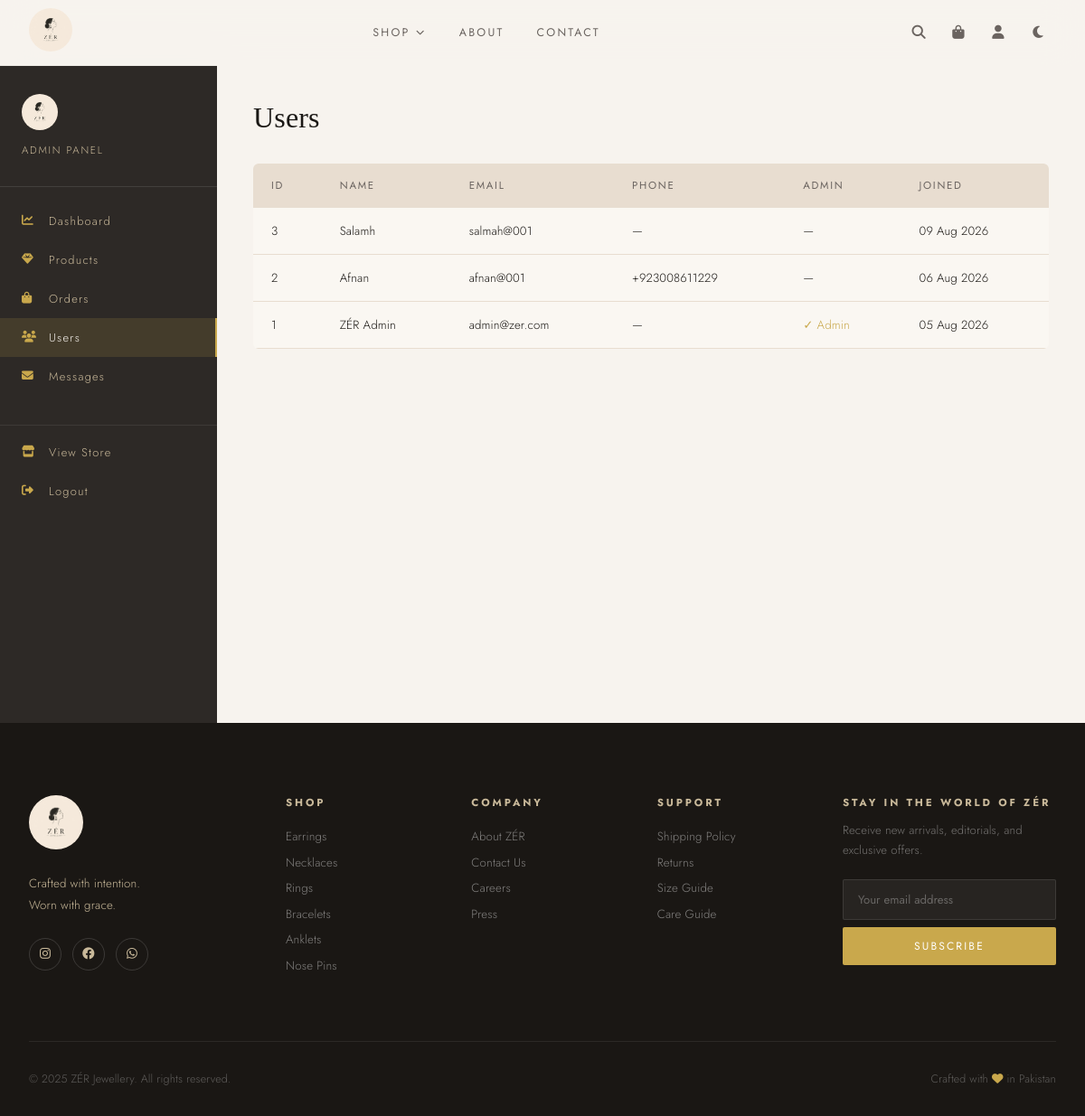
Before: /admin/users (signed in) with the older database file.
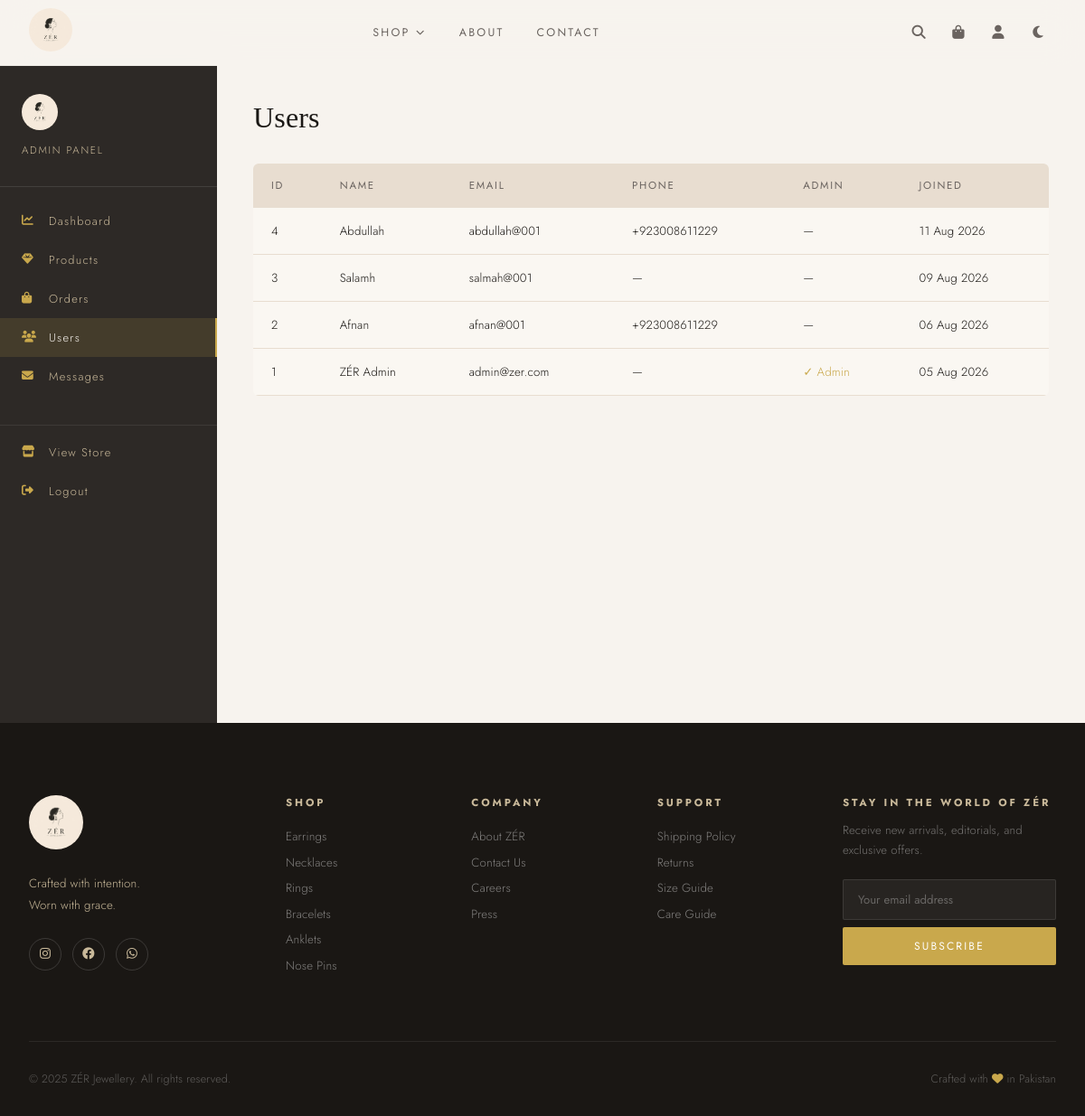
After: the same page with the newer database file.
### app.py (models this page shows)
class User(db.Model):
    id = db.Column(db.Integer, primary_key=True)
    name = db.Column(db.String(100), nullable=False)
    email = db.Column(db.String(120), unique=True, nullable=False)
    password = db.Column(db.String(200), nullable=False)
    phone = db.Column(db.String(20))
    address = db.Column(db.Text)
    is_admin = db.Column(db.Boolean, default=False)
    created_at = db.Column(db.DateTime, default=datetime.utcnow)
    orders = db.relationship('Order', backref='user', lazy=True)
    wishlist = db.relationship('Wishlist', backref='user', lazy=True)
    reviews = db.relationship('Review', backref='user', lazy=True)

### app.py (the view)
@app.route('/admin/users')
@admin_required
def admin_users():
    users = User.query.order_by(User.created_at.desc()).all()
    pending_orders, new_messages = get_admin_counts()
    return render_template(
        'admin/users.html',
        users=users,
        pending_orders=pending_orders,
        new_messages=new_messages
    )

### app.py (called while the page is built, shortened)
def get_cart():
    raw = session.get('cart', {})
    if not isinstance(raw, dict):
        return {}
    clean = {}
    return clean

def cart_count():
    return sum(item['qty'] for item in get_cart().values())

def get_wishlist_ids():
    uid = session.get('user_id')
    if uid:
        items = Wishlist.query.filter_by(user_id=uid).all()
        return [w.product_id for w in items]
    return []

def get_admin_counts():
    pending_orders = Order.query.filter_by(status='Confirmed').count()
    new_messages = ContactMessage.query.filter_by(is_read=False).count()
    return pending_orders, new_messages

@app.context_processor
def inject_globals():
    uid = session.get('user_id')
    current_user = db.session.get(User, uid) if uid else None
    return dict(
        cart_count=cart_count(),
        wishlist_ids=get_wishlist_ids(),
        current_user=current_user,
        csrf_token=csrf_token,
        categories=['Earrings','Necklaces','Rings','Bracelets','Anklets','Nose Pins']
    )

def csrf_token():
    token = session.get('_csrf_token')
    if not token:
        token = secrets.token_urlsafe(32)
        session['_csrf_token'] = token
    return token

@app.before_request
def protect_state_changing_requests():
    if request.method in {'POST', 'PUT', 'PATCH', 'DELETE'}:
        expected = session.get('_csrf_token')
        supplied = request.form.get('csrf_token') or request.headers.get('X-CSRF-Token')
        if not expected or not supplied or not secrets.compare_digest(expected, supplied):
            if request.path.startswith('/wishlist/'):
                return jsonify({'status': 'csrf_error'}), 400
            flash('Your session expired. Please try again.', 'error')
            return redirect(safe_next_url(request.referrer) or url_for('home'))

def admin_required(f):
    from functools import wraps
    @wraps(f)
    def decorated(*args, **kwargs):
        if 'user_id' not in session or not session.get('is_admin'):
            flash('Admin access required.', 'error')
            return redirect(url_for('login'))
        return f(*args, **kwargs)
    return decorated

### templates/admin/users.html
{% extends "admin/base.html" %}
{% block admin_content %}
<h1 class="admin-title">Users</h1>
<table class="admin-table">
  <thead>
    <tr><th>ID</th><th>Name</th><th>Email</th><th>Phone</th><th>Admin</th><th>Joined</th></tr>
  </thead>
  <tbody>
    {% for user in users %}
    <tr>
      <td>{{ user.id }}</td>
      <td>{{ user.name }}</td>
      <td>{{ user.email }}</td>
      <td>{{ user.phone or '—' }}</td>
      <td>{% if user.is_admin %}<span style="color:var(--gold)">✓ Admin</span>{% else %}—{% endif %}</td>
      <td>{{ user.created_at.strftime('%d %b %Y') }}</td>
    </tr>
    {% endfor %}
  </tbody>
</table>
{% endblock %}

### templates/admin/base.html (shortened to what this page needs)
{% extends "base.html" %}
{% block body_class %}admin-body{% endblock %}
{% block content %}
<div class="admin-layout">
  <aside class="admin-sidebar">
    <div class="admin-sidebar-logo">
      <img src="{{ url_for('static', filename='images/logo.jpeg') }}" alt="ZÉR">
      <p style="color:var(--beige-dark);font-size:0.72rem;letter-spacing:0.15em;text-transform:uppercase;margin-top:0.5rem">Admin Panel</p>
    </div>
    <nav class="admin-nav">
  <a href="{{ url_for('admin_dashboard') }}" class="{% if request.endpoint=='admin_dashboard' %}active{% endif %}"><i class="fas fa-chart-line"></i> Dashboard</a>
  <a href="{{ url_for('admin_products') }}" class="{% if 'product' in request.endpoint %}active{% endif %}"><i class="fas fa-gem"></i> Products</a>
  <a href="{{ url_for('admin_orders') }}" class="{% if request.endpoint=='admin_orders' %}active{% endif %}">
    <i class="fas fa-shopping-bag"></i> Orders
  </a>
  <a href="{{ url_for('admin_users') }}" class="{% if request.endpoint=='admin_users' %}active{% endif %}"><i class="fas fa-users"></i> Users</a>
  <a href="{{ url_for('admin_messages') }}" class="{% if request.endpoint=='admin_messages' %}active{% endif %}">
    <i class="fas fa-envelope"></i> Messages
  </a>
  <a href="{{ url_for('home') }}" style="margin-top:2rem;border-top:1px solid rgba(255,255,255,0.08);padding-top:1.25rem"><i class="fas fa-store"></i> View Store</a>
  <a href="{{ url_for('logout') }}"><i class="fas fa-sign-out-alt"></i> Logout</a>
</nav>
  </aside>
  <div class="admin-content">
    {% block admin_content %}{% endblock %}
  </div>
</div>
{% endblock %}

### templates/base.html (shortened to what this page needs)
<!DOCTYPE html>
<html lang="en">
<head>
<link rel="stylesheet" href="{{ url_for('static', filename='css/main.css') }}">
<link rel="stylesheet" href="https://cdnjs.cloudflare.com/ajax/libs/font-awesome/6.4.0/css/all.min.css">
</head>
<body class="{% block body_class %}{% endblock %}">
<nav class="navbar" id="navbar">
  <div class="nav-inner">
    <a href="{{ url_for('home') }}" class="nav-logo">
      <img src="{{ url_for('static', filename='images/logo.jpeg') }}" alt="ZÉR">
    </a>
<ul class="nav-links" id="navLinks">      <li class="nav-dropdown">
        <a href="{{ url_for('shop') }}" class="nav-link {% if request.endpoint=='shop' %}active{% endif %}">Shop </a>
      </li>
      <li><a href="{{ url_for('about') }}" class="nav-link {% if request.endpoint=='about' %}active{% endif %}">About</a></li>
      <li><a href="{{ url_for('contact') }}" class="nav-link {% if request.endpoint=='contact' %}active{% endif %}">Contact</a></li>
    </ul>
    <div class="nav-actions">
      <button class="nav-icon-btn" id="searchToggle" title="Search"><i class="fas fa-search"></i></button>
      <a href="{{ url_for('cart') }}" class="nav-icon-btn cart-btn" title="Cart">
        <i class="fas fa-shopping-bag"></i>
      </a>
      {% if current_user %}
      <div class="nav-user-dropdown">
        <button class="nav-icon-btn" title="Account"><i class="fas fa-user"></i></button>
      </div>
      {% else %}
      <a href="{{ url_for('login') }}" class="nav-icon-btn" title="Login"><i class="fas fa-user"></i></a>
      {% endif %}
      <button class="nav-icon-btn theme-toggle" id="themeToggle" title="Toggle Mode"><i class="fas fa-moon"></i></button>
    </div>
  </div>
</nav>
<main>{% block content %}{% endblock %}</main>
<footer class="footer">
  <div class="footer-inner">
    <div class="footer-brand">
      <img src="{{ url_for('static', filename='images/logo.jpeg') }}" alt="ZÉR" class="footer-logo">
      <p>Crafted with intention.<br>Worn with grace.</p>
     <div class="footer-social">
  <a href="https://instagram.com/official_zer_" aria-label="Instagram" target="_blank"><i class="fab fa-instagram"></i></a>
  <a href="https://www.facebook.com/share/1Hdv8RHKKD/" aria-label="Facebook" target="_blank"><i class="fab fa-facebook"></i></a>
  <a href="https://wa.link/jp6xn8" aria-label="WhatsApp" target="_blank"><i class="fab fa-whatsapp"></i></a>
</div>
    </div>
    <div class="footer-col">
      <h4>Shop</h4>
      {% for cat in categories %}
      <a href="{{ url_for('shop', category=cat) }}">{{ cat }}</a>
      {% endfor %}
    </div>
    <div class="footer-col">
      <h4>Company</h4>
      <a href="{{ url_for('about') }}">About ZÉR</a>
      <a href="{{ url_for('contact') }}">Contact Us</a>
      <a href="#">Careers</a>
      <a href="#">Press</a>
    </div>
    <div class="footer-col">
      <h4>Support</h4>
      <a href="#">Shipping Policy</a>
      <a href="#">Returns</a>
      <a href="#">Size Guide</a>
      <a href="#">Care Guide</a>
    </div>
    <div class="footer-newsletter">
      <h4>Stay in the world of ZÉR</h4>
      <p>Receive new arrivals, editorials, and exclusive offers.</p>
      <form action="{{ url_for('newsletter') }}" method="post" class="footer-form">
        <input type="email" name="email" placeholder="Your email address" required>
        <button type="submit">Subscribe</button>
      </form>
    </div>
  </div>
  <div class="footer-bottom">
    <p>&copy; 2025 ZÉR Jewellery. All rights reserved.</p>
    <p>Crafted with <i class="fas fa-heart"></i> in Pakistan</p>
  </div>
</footer>
</body>
</html>

Changed rows visible on the page:
added User: id "4", name "Abdullah", email "abdullah@001", phone "+923008611229", created_at "11 Aug 2026"
